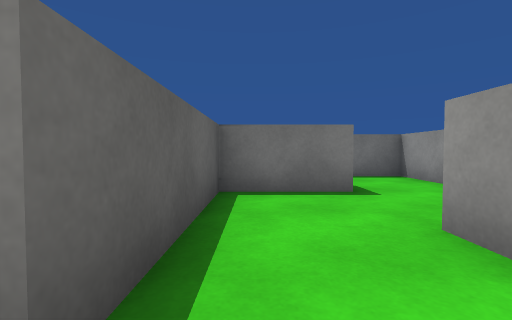
View 1 (above)

14 first-person views from a walk through a Unity game level. The camera is 0.62 m above the floor, tilts 2° down and sees 85° across. The floor is counted in squares, 1 m on a side. Each view is taken from the middle of a square. On the plan, view 1 faces up. The plan holds only what a view shows up to about 9 squares ahead; the rest is blank. The player character is not drawn. Surface patterns are stand-ins for the level's own textures.

View 2
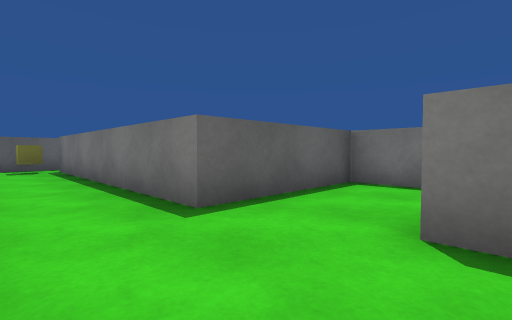

View 3
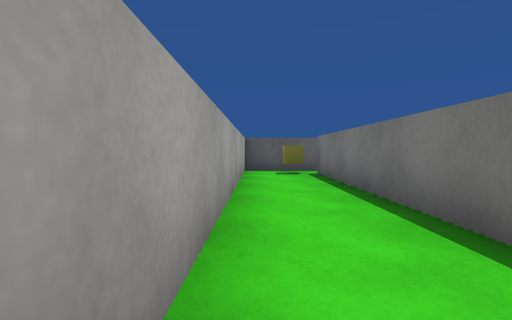

View 4
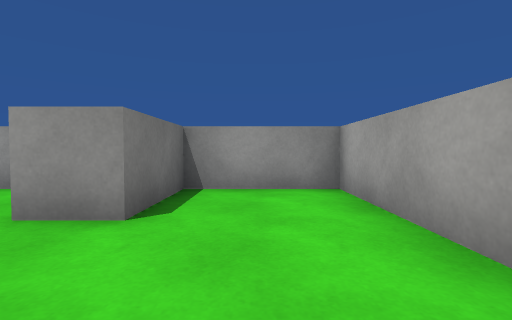

View 5
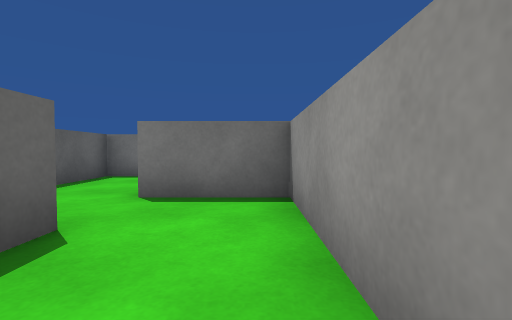

View 6
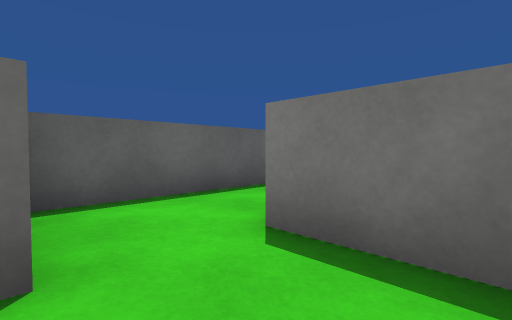

View 7
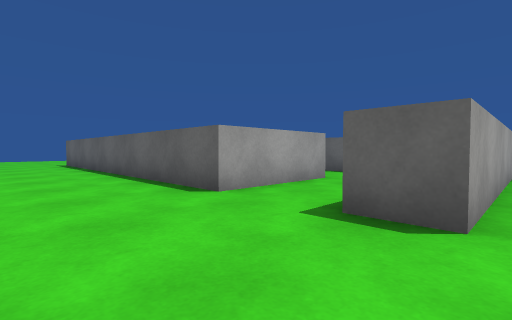

View 8
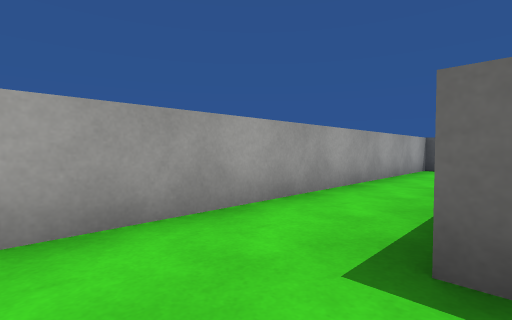

View 9
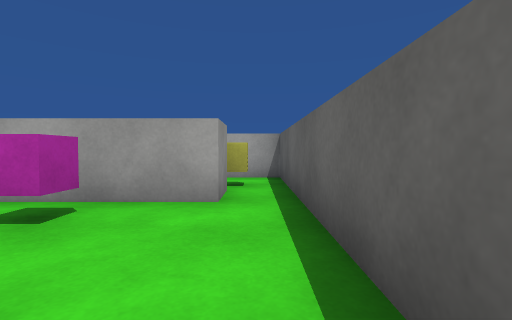

View 10
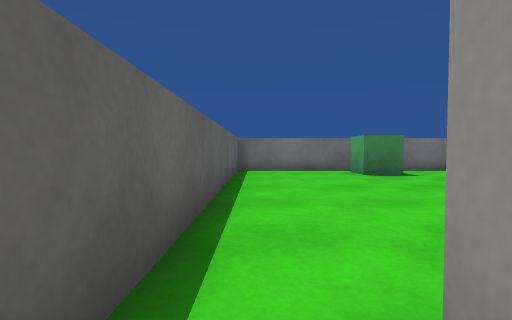

View 11
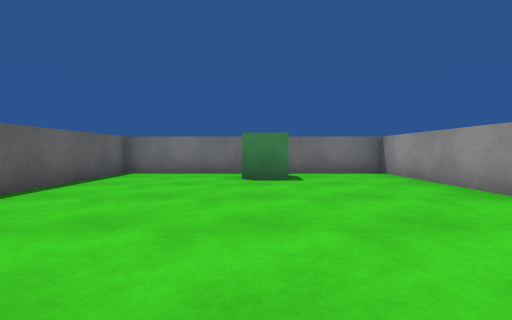

View 12
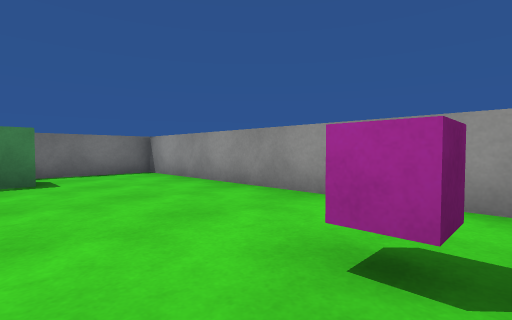

View 13
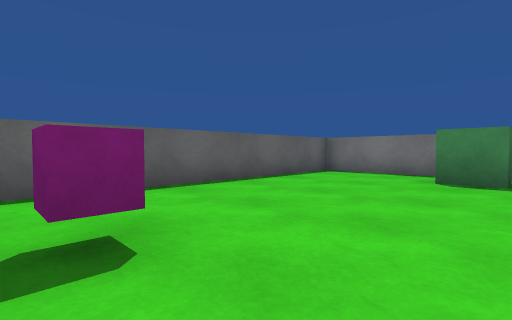

View 14
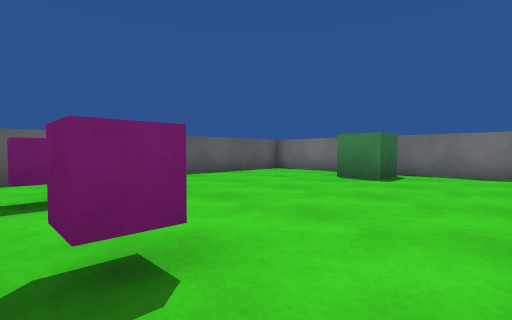

### Floor plan
Points are (right, up) in squares from view 1. A wall is a line through its corners. A room is listed if a view was taken in it or the views show most of it. See-through windows are left out.
Room 1 (views 1, 2, 3, 4, 5, 6, 8, 10)
walls: (3.5, 3.4) (3.5, 6.8); (0.2, 9.7) (-0.5, 9.7) (-0.5, 0.7) (-7.5, 0.7) (-7.5, 1.7); (-8.5, 1.4) (-8.5, -1.3) (3.5, -1.3) (3.5, 1.2)
ways out: opening at (4, 8.5) to room 2; opening at (-8, 1) to room 3
objects: cube (-8, 0); block (0, 4) to (1, 5); block (2, 1) to (3, 2); block (2, 7) to (3, 7)
Room 2 (view 7)
walls: (3.5, 7.7) (4.4, 7.7) (4.4, 0.8); (-0.8, 10.7) (4.4, 10.7) (4.4, 9.6)
ways out: opening at (4, 8.5) to room 1
Room 3 (views 9, 11, 12, 13, 14)
walls: (-1.5, 4) (-1.5, 9.7) (-8.5, 9.7) (-8.5, 1.4); (-7.5, 1.7) (-4.9, 1.7)
ways out: opening at (-8, 1) to room 1
objects: other object (-6, 2); cube (-5, 8) to (-5, 9)

Positions as (right, up) in squares from view 1, and headings:
1: (0, 0), facing up
2: (2, -1), facing up-left
3: (0, -1), facing left
4: (-1, 0), facing right
5: (3, 3), facing up
6: (3, 5), facing up-left
7: (7, 11), facing down-left
8: (1, 1), facing down-left
9: (-8, 5), facing down
10: (-8, 1), facing up
11: (-5, 2), facing up
12: (-5, 2), facing up-right
13: (-4, 2), facing up-left
14: (-2, 2), facing up-left
